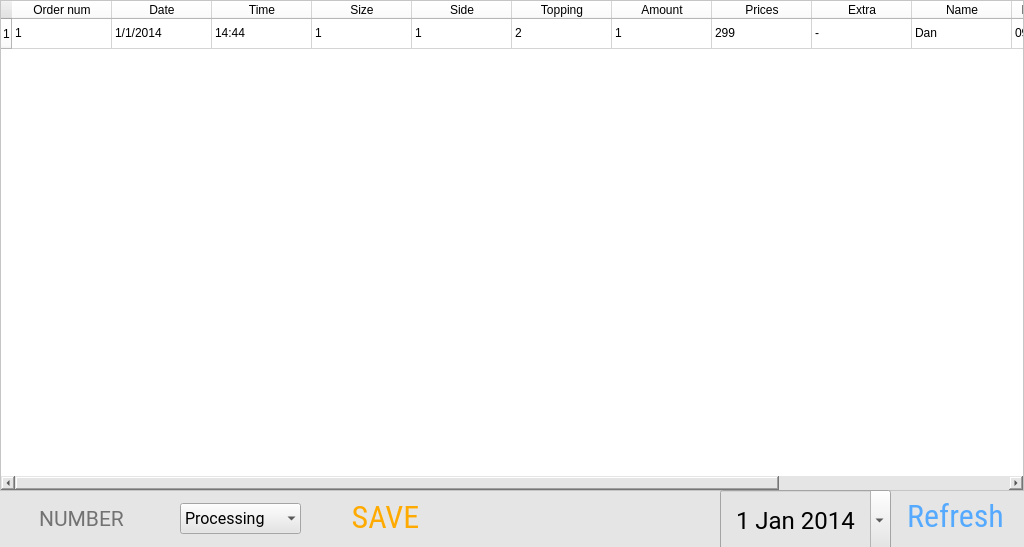
<?xml version="1.0" encoding="UTF-8"?>
<ui version="4.0">
 <class>Table</class>
 <widget class="QWidget" name="Table">
  <property name="geometry">
   <rect>
    <x>0</x>
    <y>0</y>
    <width>1024</width>
    <height>547</height>
   </rect>
  </property>
  <property name="sizePolicy">
   <sizepolicy hsizetype="Expanding" vsizetype="Expanding">
    <horstretch>0</horstretch>
    <verstretch>0</verstretch>
   </sizepolicy>
  </property>
  <property name="minimumSize">
   <size>
    <width>1024</width>
    <height>547</height>
   </size>
  </property>
  <property name="maximumSize">
   <size>
    <width>1024</width>
    <height>547</height>
   </size>
  </property>
  <property name="windowTitle">
   <string>Order Table</string>
  </property>
  <property name="autoFillBackground">
   <bool>false</bool>
  </property>
  <property name="styleSheet">
   <string notr="true">background-color: rgb(229, 229, 229);</string>
  </property>
  <widget class="QTableWidget" name="StatusTB">
   <property name="geometry">
    <rect>
     <x>0</x>
     <y>0</y>
     <width>1024</width>
     <height>491</height>
    </rect>
   </property>
   <property name="sizePolicy">
    <sizepolicy hsizetype="Expanding" vsizetype="Expanding">
     <horstretch>1</horstretch>
     <verstretch>1</verstretch>
    </sizepolicy>
   </property>
   <property name="sizeIncrement">
    <size>
     <width>1024</width>
     <height>100</height>
    </size>
   </property>
   <property name="styleSheet">
    <string notr="true">background-color: rgb(255, 255, 255);</string>
   </property>
   <row>
    <property name="text">
     <string>1</string>
    </property>
   </row>
   <column>
    <property name="text">
     <string>Order num</string>
    </property>
   </column>
   <column>
    <property name="text">
     <string>Date</string>
    </property>
   </column>
   <column>
    <property name="text">
     <string>Time</string>
    </property>
   </column>
   <column>
    <property name="text">
     <string>Size</string>
    </property>
   </column>
   <column>
    <property name="text">
     <string>Side</string>
    </property>
   </column>
   <column>
    <property name="text">
     <string>Topping</string>
    </property>
   </column>
   <column>
    <property name="text">
     <string>Amount</string>
    </property>
   </column>
   <column>
    <property name="text">
     <string>Prices</string>
    </property>
   </column>
   <column>
    <property name="text">
     <string>Extra</string>
    </property>
   </column>
   <column>
    <property name="text">
     <string>Name</string>
    </property>
   </column>
   <column>
    <property name="text">
     <string>Phone Number</string>
    </property>
   </column>
   <column>
    <property name="text">
     <string>Addr</string>
    </property>
   </column>
   <column>
    <property name="text">
     <string>Status</string>
    </property>
   </column>
   <item row="0" column="0">
    <property name="text">
     <string>1</string>
    </property>
   </item>
   <item row="0" column="1">
    <property name="text">
     <string>1/1/2014</string>
    </property>
   </item>
   <item row="0" column="2">
    <property name="text">
     <string>14:44</string>
    </property>
   </item>
   <item row="0" column="3">
    <property name="text">
     <string>1</string>
    </property>
   </item>
   <item row="0" column="4">
    <property name="text">
     <string>1</string>
    </property>
   </item>
   <item row="0" column="5">
    <property name="text">
     <string>2</string>
    </property>
   </item>
   <item row="0" column="6">
    <property name="text">
     <string>1</string>
    </property>
   </item>
   <item row="0" column="7">
    <property name="text">
     <string>299</string>
    </property>
   </item>
   <item row="0" column="8">
    <property name="text">
     <string>-</string>
    </property>
   </item>
   <item row="0" column="9">
    <property name="text">
     <string>Dan</string>
    </property>
   </item>
   <item row="0" column="10">
    <property name="text">
     <string>0908766666</string>
    </property>
   </item>
   <item row="0" column="11">
    <property name="text">
     <string>18/3 dan road</string>
    </property>
   </item>
   <item row="0" column="12">
    <property name="text">
     <string>Process</string>
    </property>
   </item>
  </widget>
  <widget class="QPushButton" name="Bref">
   <property name="geometry">
    <rect>
     <x>890</x>
     <y>490</y>
     <width>131</width>
     <height>51</height>
    </rect>
   </property>
   <property name="sizePolicy">
    <sizepolicy hsizetype="Fixed" vsizetype="Fixed">
     <horstretch>1</horstretch>
     <verstretch>1</verstretch>
    </sizepolicy>
   </property>
   <property name="font">
    <font>
     <family>Roboto Condensed</family>
     <pointsize>24</pointsize>
    </font>
   </property>
   <property name="styleSheet">
    <string notr="true">color: rgb(85, 170, 255);
background-color: rgb(170, 255, 127);</string>
   </property>
   <property name="text">
    <string>Refresh</string>
   </property>
   <property name="flat">
    <bool>true</bool>
   </property>
  </widget>
  <widget class="QPushButton" name="Bedit">
   <property name="geometry">
    <rect>
     <x>320</x>
     <y>491</y>
     <width>131</width>
     <height>51</height>
    </rect>
   </property>
   <property name="font">
    <font>
     <family>Roboto Condensed</family>
     <pointsize>24</pointsize>
     <weight>50</weight>
     <bold>false</bold>
    </font>
   </property>
   <property name="styleSheet">
    <string notr="true">color: rgb(255, 170, 0);</string>
   </property>
   <property name="text">
    <string>SAVE</string>
   </property>
   <property name="flat">
    <bool>true</bool>
   </property>
  </widget>
  <widget class="QDateEdit" name="dateEdit">
   <property name="geometry">
    <rect>
     <x>720</x>
     <y>490</y>
     <width>171</width>
     <height>61</height>
    </rect>
   </property>
   <property name="sizePolicy">
    <sizepolicy hsizetype="Fixed" vsizetype="Fixed">
     <horstretch>1</horstretch>
     <verstretch>1</verstretch>
    </sizepolicy>
   </property>
   <property name="font">
    <font>
     <family>Roboto</family>
     <pointsize>18</pointsize>
    </font>
   </property>
   <property name="styleSheet">
    <string notr="true"/>
   </property>
   <property name="alignment">
    <set>Qt::AlignCenter</set>
   </property>
   <property name="minimumDate">
    <date>
     <year>2014</year>
     <month>1</month>
     <day>1</day>
    </date>
   </property>
   <property name="calendarPopup">
    <bool>true</bool>
   </property>
  </widget>
  <widget class="QLineEdit" name="lineEdit">
   <property name="geometry">
    <rect>
     <x>6</x>
     <y>498</y>
     <width>151</width>
     <height>41</height>
    </rect>
   </property>
   <property name="font">
    <font>
     <family>Roboto</family>
     <pointsize>16</pointsize>
    </font>
   </property>
   <property name="styleSheet">
    <string notr="true">background-color: rgb(229, 229, 229);</string>
   </property>
   <property name="inputMask">
    <string/>
   </property>
   <property name="text">
    <string/>
   </property>
   <property name="frame">
    <bool>false</bool>
   </property>
   <property name="alignment">
    <set>Qt::AlignCenter</set>
   </property>
   <property name="placeholderText">
    <string>NUMBER</string>
   </property>
  </widget>
  <widget class="QComboBox" name="comboBox">
   <property name="geometry">
    <rect>
     <x>180</x>
     <y>503</y>
     <width>121</width>
     <height>31</height>
    </rect>
   </property>
   <property name="font">
    <font>
     <family>Roboto</family>
     <pointsize>12</pointsize>
    </font>
   </property>
   <property name="editable">
    <bool>false</bool>
   </property>
   <property name="currentIndex">
    <number>0</number>
   </property>
   <property name="maxVisibleItems">
    <number>8</number>
   </property>
   <property name="insertPolicy">
    <enum>QComboBox::InsertAtBottom</enum>
   </property>
   <property name="frame">
    <bool>false</bool>
   </property>
   <item>
    <property name="text">
     <string>Processing</string>
    </property>
   </item>
   <item>
    <property name="text">
     <string>Delivering</string>
    </property>
   </item>
  </widget>
 </widget>
 <resources/>
 <connections/>
</ui>
